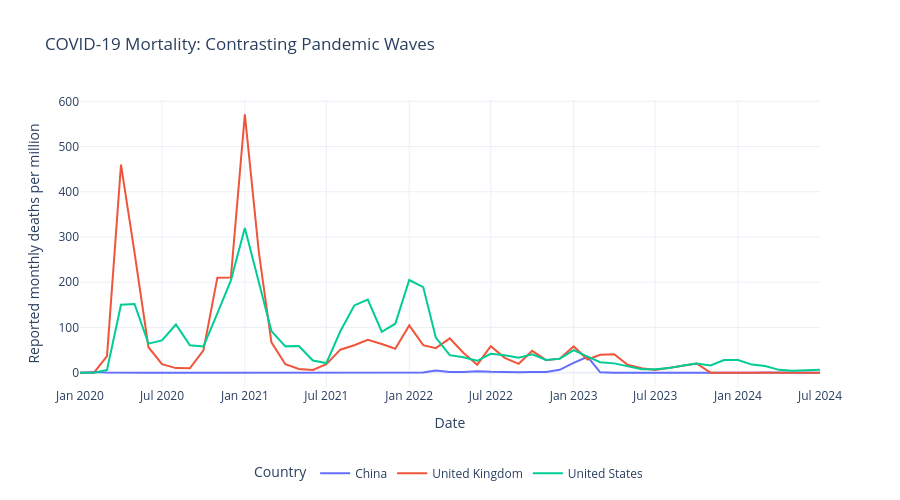

Source (notebook cell):
### Code cell
# Choose three countries for a clearer comparison
selected_countries = [
    "United States",
    "United Kingdom",
    "China"
]

# Filter data
mortality_filtered = mortality_data[
    mortality_data["country"].isin(selected_countries)
]

# Create figure
fig = px.line(
    mortality_filtered,
    x="date",
    y="deaths_per_million",
    color="country",
    title="COVID-19 Mortality: Contrasting Pandemic Waves",
    labels={
        "date": "Date",
        "deaths_per_million": "Reported monthly deaths per million",
        "country": "Country"
    }
)

# Improve visual appearance
fig.update_layout(
    template="plotly_white",
    hovermode="x unified",
    height=500,
    legend=dict(
        orientation="h",
        y=-0.25,
        x=0.5,
        xanchor="center"
    )
)

fig.show()
